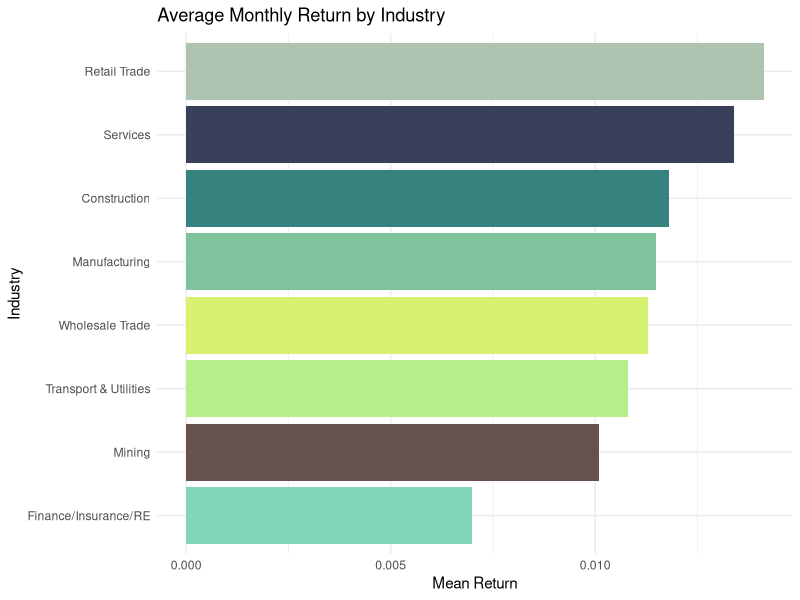
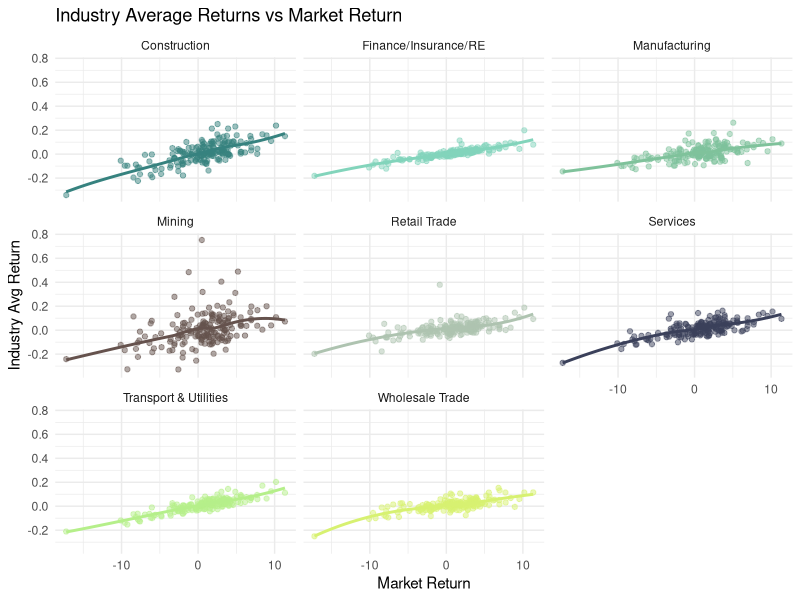
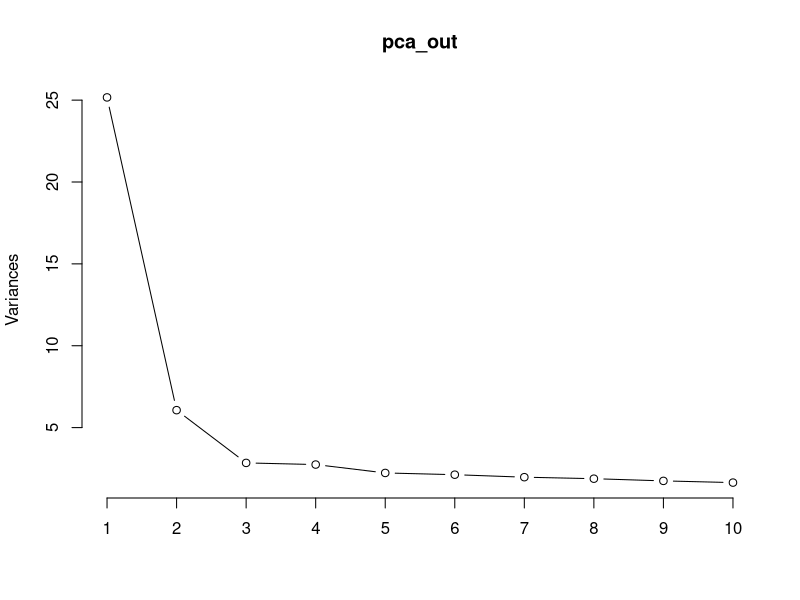
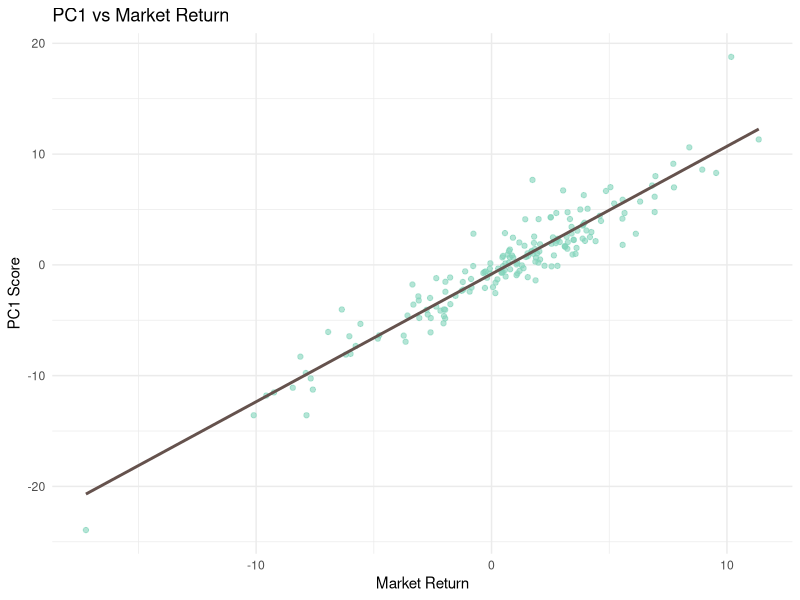

Generate these figures, in order, with R: (Note: this script raises an error after producing the figures.)
## ---- chunk 1
library(tidyverse)
library(zoo)
library(broom)
## ---- chunk 2
market_df <- read.csv(here::here("data/Market.csv"))
sample_df <- read.csv(here::here("data/SampleK.csv"))
## ---- chunk 3
colSums(is.na(sample_df))

range(sample_df$Date)

tibble(stock = names(sample_df)[-1]) %>%
  mutate(industry = substr(stock,1,1)) %>%
  count(industry)
## ---- chunk 4
sample_df <- sample_df %>%
  mutate(Date = as.yearmon(str_remove(Date, "Y"), format = "%Y M%m"))

market_df <- market_df %>%
  mutate(Date = as.yearmon(str_remove(Date, "Y"), format = "%Y M%m"))
  
## ---- chunk 5

industry_cols <- c(
  "Mining"               = "#65524d",
  "Construction"         = "#36827F",
  "Manufacturing"        = "#7fc29b",
  "Transport & Utilities"= "#b5ef8a",
  "Wholesale Trade"      = "#d7f171",
  "Retail Trade"         = "#aec3b0",
  "Finance/Insurance/RE" = "#82D4BB",
  "Services"             = "#3a405a")

stocks_long <- sample_df %>%
  pivot_longer(-Date, names_to = "stock", values_to = "ret") %>%
  mutate(industry = substr(stock,1,1),
         industry_name = recode(industry,
           B = "Mining",
           C = "Construction",
           D = "Manufacturing",
           E = "Transport & Utilities",
           F = "Wholesale Trade",
           G = "Retail Trade",
           H = "Finance/Insurance/RE",
           I = "Services"))

industry_summary <- stocks_long %>%
  group_by(industry_name) %>%
  summarise(
    mean_return = mean(ret, na.rm = TRUE),
    sd_return   = sd(ret, na.rm = TRUE),
    .groups = "drop")

ggplot(industry_summary, aes(x = reorder(industry_name, mean_return),y = mean_return, fill = industry_name)) +
  geom_col() +
  coord_flip() +  
  scale_fill_manual(values = industry_cols) +
  labs(title = "Average Monthly Return by Industry",
       x = "Industry", y = "Mean Return") +
  theme_minimal() +
  theme(legend.position = "none")

sampleXmarket <- stocks_long %>%
  left_join(market_df, by = "Date")

industry_ts <- sampleXmarket %>%
  group_by(Date, industry_name) %>%
  summarise(
    avg_ret = mean(ret, na.rm = TRUE),
    MarketReturn = first(MarketReturn),  
    .groups = "drop"
  )

ggplot(industry_ts, aes(x = MarketReturn, y = avg_ret, color = industry_name)) +
  geom_point(alpha = 0.5) +
  geom_smooth(se = FALSE) +
  scale_color_manual(values = industry_cols) +
  facet_wrap(~ industry_name, scales = "fixed") +
  labs(
    title = "Industry Average Returns vs Market Return",
    x = "Market Return",
    y = "Industry Avg Return"
  ) +
  theme_minimal() +
  theme(legend.position = "none")
## ---- chunk 6
pca_out <- prcomp(sample_df[,-1], scale. = TRUE, center = TRUE)
plot(pca_out, type = "line")
## ---- chunk 7
summary(pca_out)
## ---- chunk 8
pc1_ts <- pca_out$x[,1]
if (cor(pc1_ts, market_df$MarketReturn) < 0) {
  pc1_ts <- -pc1_ts
  pca_out$rotation[,1] <- -pca_out$rotation[,1]
}

pc_scores <- as.data.frame(pca_out$x)   
pc1_scores <- pc_scores$PC1

pca_vs_market <- tibble(
  Date = sample_df$Date,  
  PC1 = pc1_ts) %>%
  left_join(market_df, by = "Date")

cor(pca_vs_market$PC1, pca_vs_market$MarketReturn, use = "pairwise.complete.obs")

ggplot(pca_vs_market, aes(x = MarketReturn, y = PC1)) +
  geom_point(alpha = 0.6, color = industry_cols["Finance/Insurance/RE"]) +
  geom_smooth(method = "lm", se = FALSE, color = industry_cols["Mining"]) +
  labs(
    title = "PC1 vs Market Return",
    x = "Market Return",
    y = "PC1 Score"
  ) +
  theme_minimal()
## ---- chunk 9
factor_scores <- as.data.frame(fact_out$scores)
factor_scores$Date <- sample_df$Date

industry_plot <- industry_factor %>%
  rename(fl1 = mean_F1, fl2 = mean_F2)

ggplot(industry_plot, aes(x = fl1, y = fl2, label = industry)) +
  geom_segment(aes(xend = fl1, yend = fl2, x = 0, y = 0),
               arrow = arrow(length = unit(0.15, "cm"))) +
  geom_text(color = industry_cols["Construction"], nudge_y = -0.02, size = 4) +
  labs(x = "Factor 1 loading (mean by industry)",
       y = "Factor 2 loading (mean by industry)",
       title = "Factor loadings (industry averages)") +
  coord_equal() +
  theme_minimal()


